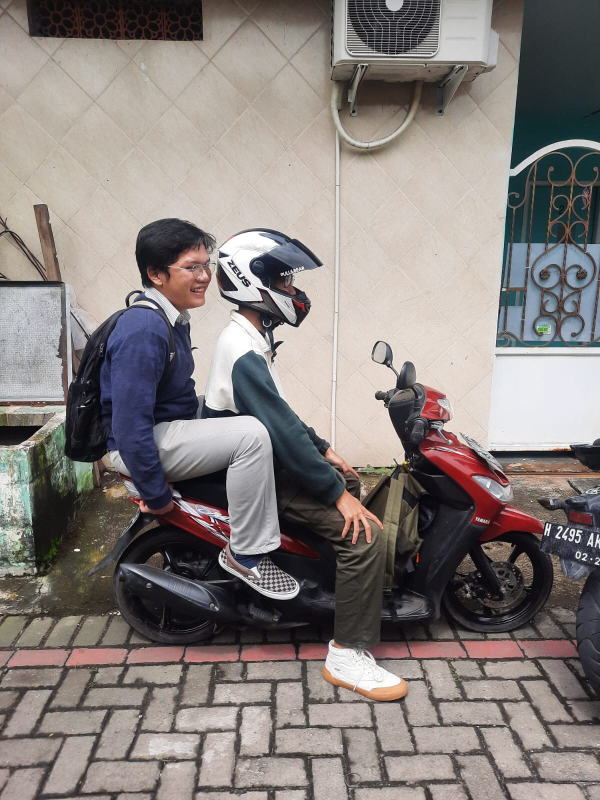
#> input picture Mochammad Gery Tauristino_5024221048_TugasOpenCV/Tugas1/tugas1.jpg, 1200 x 1600 px, found by its file name (shown at 1/2 size)
$ python 'Mochammad Gery Tauristino_5024221048_Tugas1.py'
#> lines starting #> are read from the running program, lines starting #| are printed output that depends on the picture
import cv2 as cv

# Membaca Gambar
img = cv.imread("Mochammad Gery Tauristino_5024221048_TugasOpenCV/Tugas1/tugas1.jpg")
#> img is the input picture: shape (1600, 1200, 3); mean B, G, R 125, 127.7, 134.9
img_resize = cv.resize(img, (600, 800))
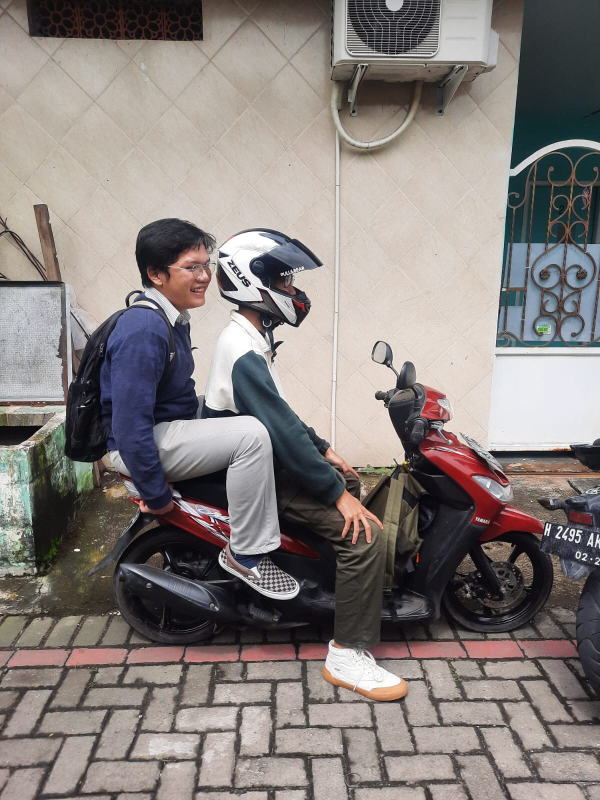
#> img_resize: shape (800, 600, 3); mean B, G, R 125.1, 127.8, 135
img_copy = img_resize.copy()

# Memberikan warna pada posisi tertentu
cv.rectangle(img_resize, (0,0),(300,400), (0,0,255), cv.FILLED)
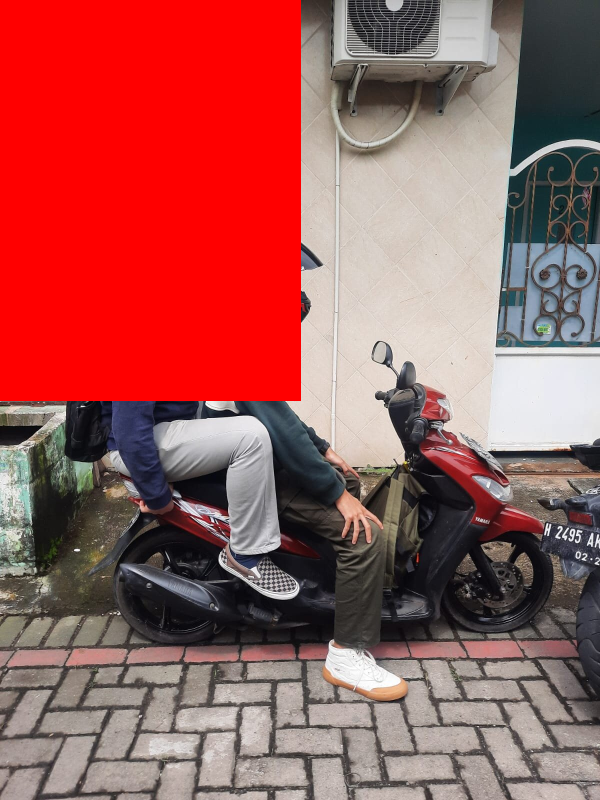
#> img_resize: shape (800, 600, 3); mean B, G, R 88.2, 90, 159.6
cv.rectangle(img_resize, (300,0),(600,400), (0,255,255), cv.FILLED)
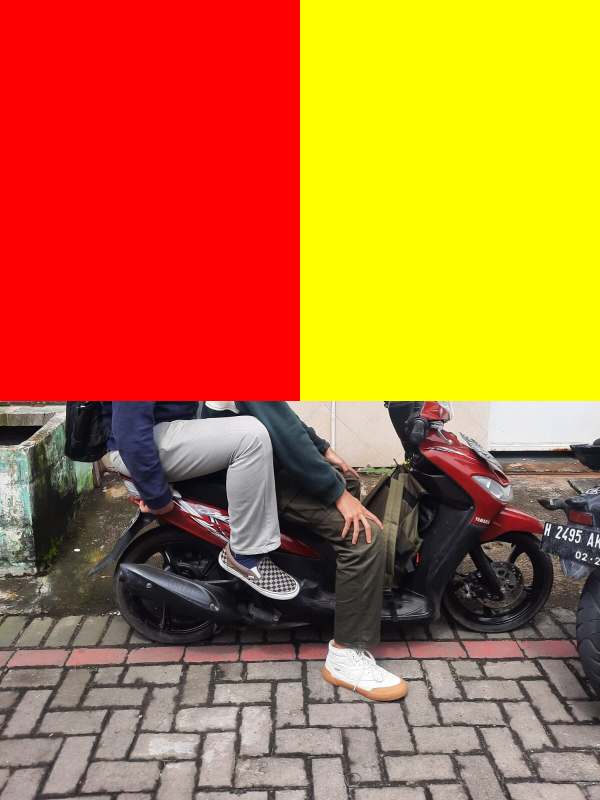
#> img_resize: shape (800, 600, 3); mean B, G, R 51.6, 116.4, 185.1
cv.rectangle(img_resize, (300,400),(600,800), (0,255,0), cv.FILLED)
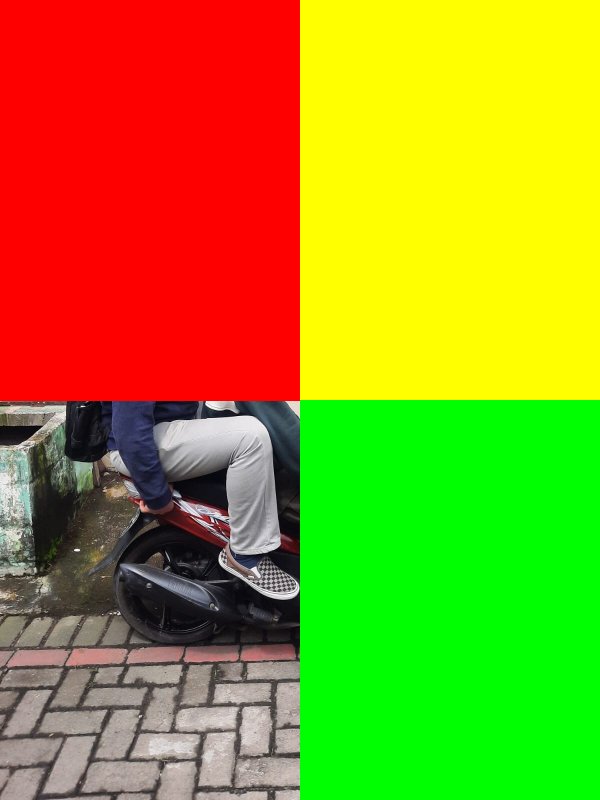
#> img_resize: shape (800, 600, 3); mean B, G, R 25.4, 153.3, 155.1
cv.rectangle(img_resize, (0,400),(300,800), (255,0,0), cv.FILLED)
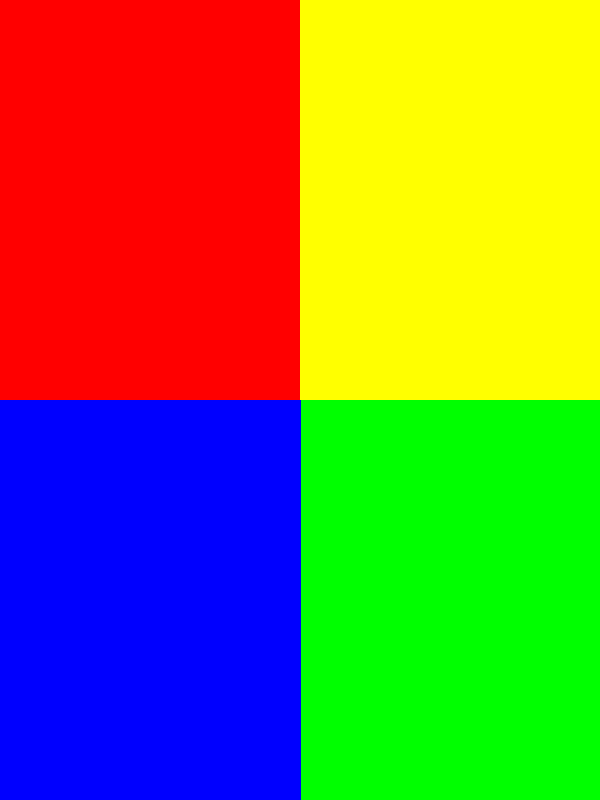
#> img_resize: shape (800, 600, 3); mean B, G, R 64, 127.3, 127.5

# Blending warna dengan gambar
img_hasil = cv.addWeighted(img_resize, 0.5, img_copy, 0.5, 20)
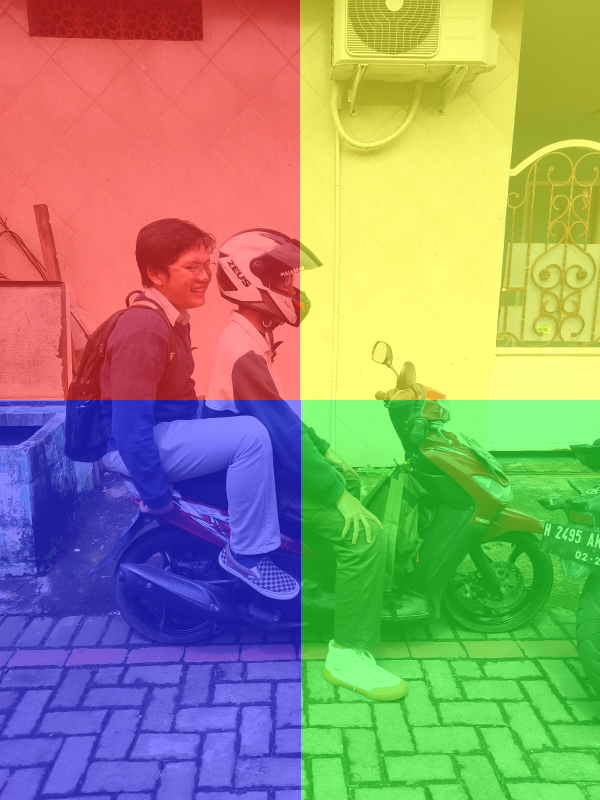
#> img_hasil: shape (800, 600, 3); mean B, G, R 114.5, 147.2, 150.8

# Menampilkan Gambar
cv.imshow("Hasil", img_hasil)
cv.imwrite("tugas1_done.jpg", img_hasil)

cv.waitKey(0)
cv.destroyAllWindows()
